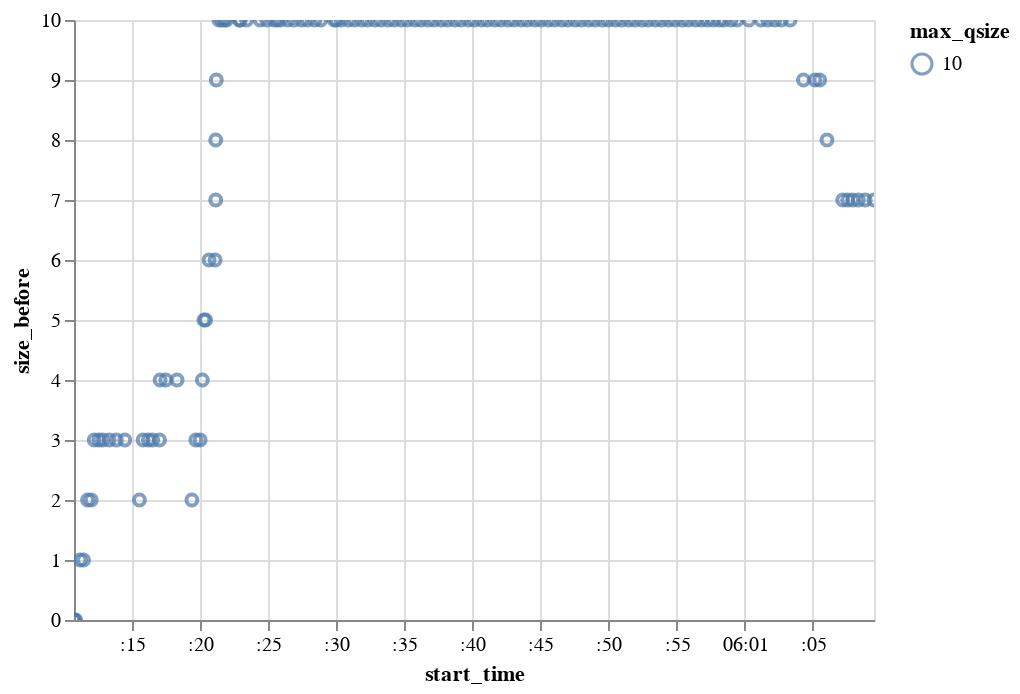

The notebook cell saved with this chart:
### Code cell
alt.Chart(data[data.max_qsize == "10"]).mark_point().encode(x='start_time', y='size_before', color='max_qsize', tooltip=['start_time', 'size_before', 'max_qsize']).interactive()

### Figure 1 — Vega-Lite specification as saved in the notebook (floating-point values rounded to 4 significant figures; data arrays with more than 128 entries replaced by an {"elided": "..."} marker saying what was removed)
{"config": {"view": {"continuousWidth": 400, "continuousHeight": 300}}, "data": {"name": "data-441b15a94506c30463fb0e57a43b855a"}, "mark": "point", "encoding": {"color": {"field": "max_qsize", "type": "nominal"}, "tooltip": [{"field": "start_time", "type": "temporal"}, {"field": "size_before", "type": "quantitative"}, {"field": "max_qsize", "type": "nominal"}], "x": {"field": "start_time", "type": "temporal"}, "y": {"field": "size_before", "type": "quantitative"}}, "selection": {"selector004": {"type": "interval", "bind": "scales", "encodings": ["x", "y"]}}, "$schema": "https://vega.github.io/schema/vega-lite/v4.17.0.json", "datasets": {"data-441b15a94506c30463fb0e57a43b855a": {"elided": "129 records"}}}
